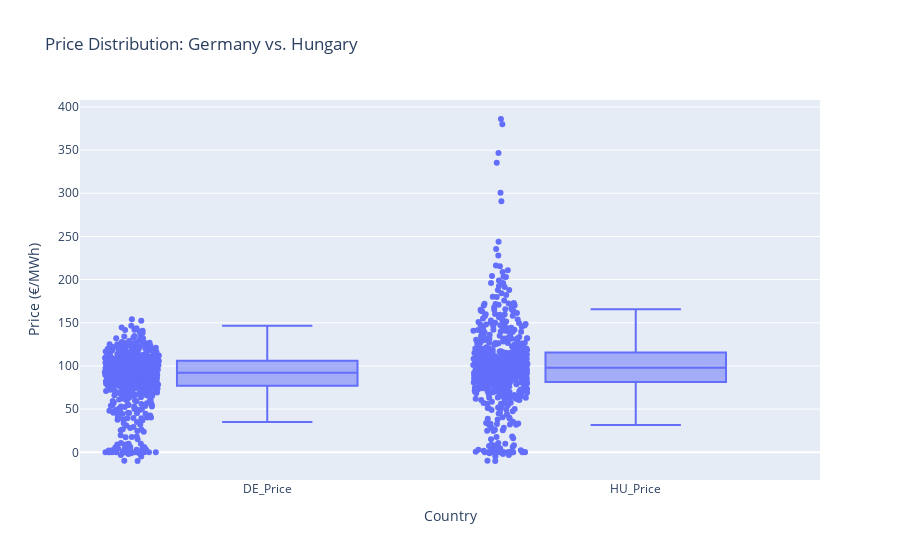

The notebook cell saved with this chart:
### Code cell
# --- 4. Price Distribution Comparison (Box Plot) ---
fig_box = px.box(
    merged_prices,
    y=['DE_Price', 'HU_Price'],
    title='{"Sktala z brki box plot"}',
    labels={'value': 'Price (€/MWh)', 'variable': 'Country'},
    points='all' # Show all data points
)

fig_box.show()

### Figure 1 — Plotly figure (JSON) as saved in the notebook; plotly's stock layout.template omitted (floating-point values rounded to 4 significant figures; data arrays with more than 128 entries replaced by an {"elided": "..."} marker saying what was removed)
{"data": [{"alignmentgroup": "True", "boxpoints": "all", "hovertemplate": "Country=%{x}<br>Price (€/MWh)=%{y}<extra></extra>", "legendgroup": "", "marker": {"color": "#636efa"}, "name": "", "notched": false, "offsetgroup": "", "orientation": "v", "showlegend": false, "type": "box", "x": {"elided": "1346 str values"}, "x0": " ", "xaxis": "x", "y": {"elided": "1346 float values"}, "y0": " ", "yaxis": "y"}], "layout": {"boxmode": "group", "legend": {"tracegroupgap": 0}, "title": {"text": "Price Distribution: Germany vs. Hungary"}, "xaxis": {"anchor": "y", "domain": [0, 1], "title": {"text": "Country"}}, "yaxis": {"anchor": "x", "domain": [0, 1], "title": {"text": "Price (€/MWh)"}}}}
